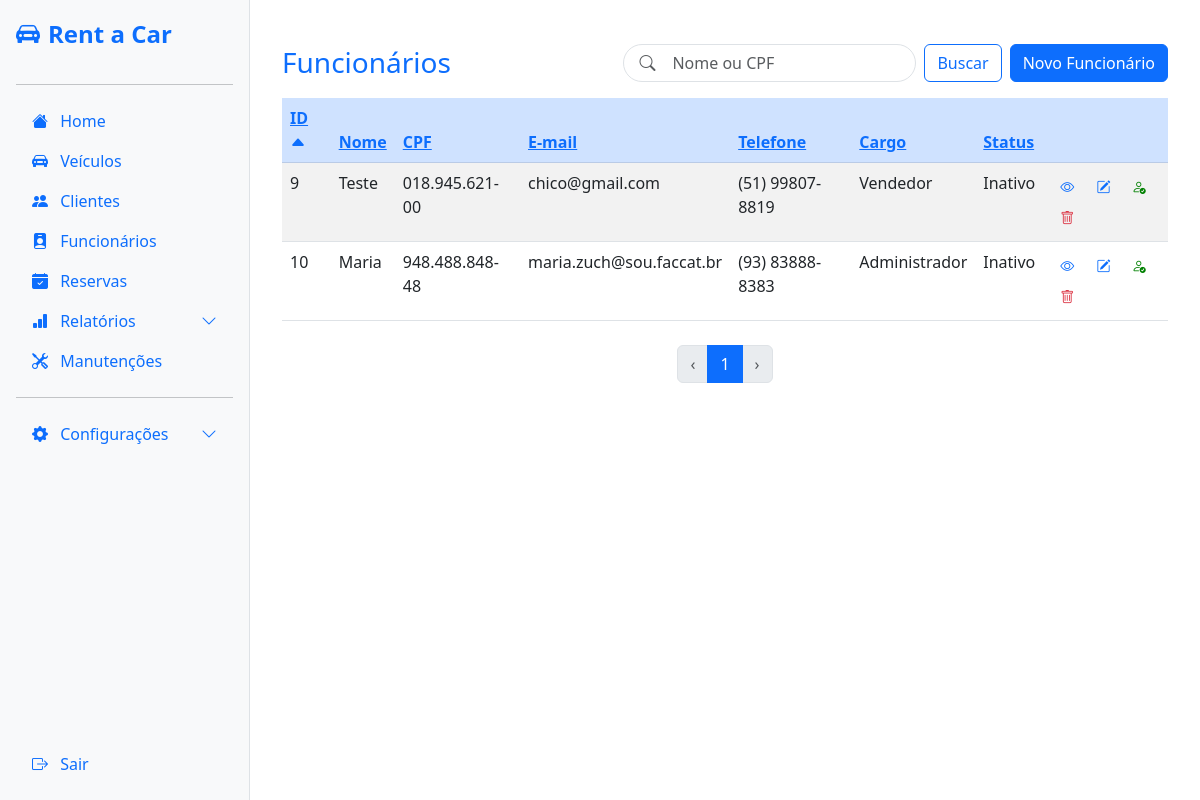
Before: /employee/ (signed in) with the older database file.
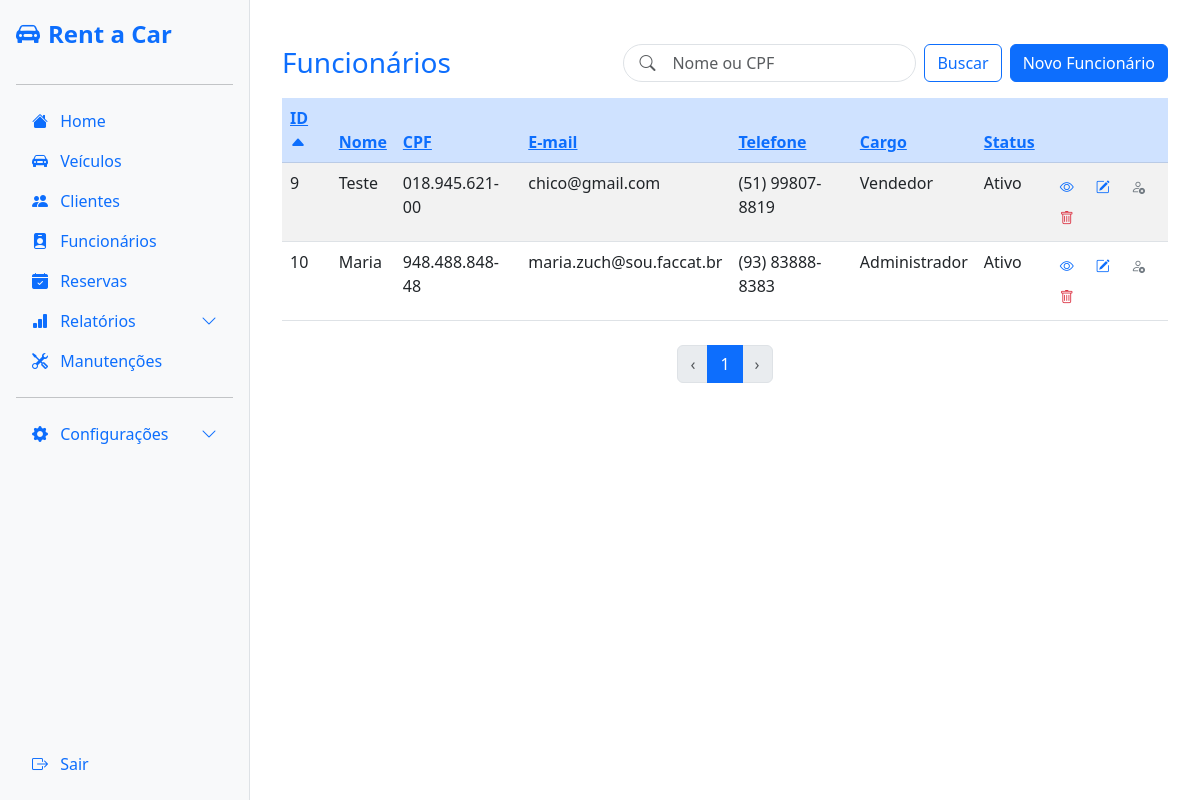
After: the same page with the newer database file.
### employee/models.py (models this page shows, shortened)
class Employee(models.Model):
    name = models.CharField(max_length=255, verbose_name="Nome")
    cpf = models.CharField(max_length=11, unique=True, verbose_name="CPF")
    email = models.EmailField(verbose_name="E-mail")
    address = models.TextField(blank=True, null=True, verbose_name="Endereço")
    phone = models.CharField(max_length=11, verbose_name="Telefone")
    active = models.BooleanField(default=True, verbose_name="Ativo")
    position = models.CharField(
        max_length=20, choices=POSITIONS_CHOICES, default='')
    class Meta:
        verbose_name = "Funcionário"
        verbose_name_plural = "Funcionários"
    @property
    def cpf_formatado(self):
        cpf = self.cpf
        return f"{cpf[:3]}.{cpf[3:6]}.{cpf[6:9]}-{cpf[9:]}"
    @property
    def phone_formatado(self):
        if len(self.phone) == 11:
            ddd = self.phone[:2]
            parte1 = self.phone[2:7]
            parte2 = self.phone[7:]
            return f"({ddd}) {parte1}-{parte2}"
        return self.phone

### employee/views.py (the view)
# urls.py: path('', views.employee_list, name='employee_list'),
@login_required
def employee_list(request):
    query = request.GET.get('q', '').strip()
    employees = Employee.objects.all()
    sort = request.GET.get('sort', 'id')
    order = request.GET.get('order', 'asc')
    if query:
        query_clean = re.sub(r'[\.\-\s]', '', query)
        employees = employees.filter(
            Q(name__icontains=query) |
            Q(cpf__icontains=query_clean)
        )
    if order == 'desc':
        sort = '-' + sort
    employees = employees.order_by(sort)
    paginator = Paginator(employees, 10)
    page_number = request.GET.get('page')
    employees = paginator.get_page(page_number)
    count = Employee.objects.count()
    return render(request, 'employees/list.html', {'employees': employees, 'query': query, 'sort': sort, 'order': order, 'total': count, 'page_range': paginator.page_range})

### employee/templates/employees/list.html (shortened to what the changed rows need)
{% extends "base/base.html" %}
{% block content %}
<div class="container mt-4">
  <table class="table table-striped">
    <thead class="table-primary">
      <tr>
        <th>
          <a href="?sort=id&order={% if sort == 'id' and order == 'asc' %}desc{% else %}asc{% endif %}&q={{ query|urlencode }}">
            ID {% if sort == 'id' %}
            <i class="bi bi-caret-{% if order == 'asc' %}up{% else %}down{% endif %}-fill"></i>
            {% endif %}
          </a>
        </th>
        <th>
          <a href="?sort=name&order={% if sort == 'name' and order == 'asc' %}desc{% else %}asc{% endif %}&q={{ query|urlencode }}">
            Nome
          </a>
        </th>
        <th>
          <a href="?sort=cpf&order={% if sort == 'cpf' and order == 'asc' %}desc{% else %}asc{% endif %}&q={{ query|urlencode }}">
            CPF
          </a>
        </th>
        <th>
          <a href="?sort=email&order={% if sort == 'email' and order == 'asc' %}desc{% else %}asc{% endif %}&q={{ query|urlencode }}">
            E-mail
          </a>
        </th>
        <th>
          <a href="?sort=phone&order={% if sort == 'phone' and order == 'asc' %}desc{% else %}asc{% endif %}&q={{ query|urlencode }}">
            Telefone
          </a>
        </th>
        <th>
          <a href="?sort=position&order={% if sort == 'position' and order == 'asc' %}desc{% else %}asc{% endif %}&q={{ query|urlencode }}">
            Cargo
          </a>
        </th>
        <th>
          <a href="?sort=active&order={% if sort == 'active' and order == 'asc' %}desc{% else %}asc{% endif %}&q={{ query|urlencode }}">
            Status
          </a>
        </th>
        <th scope="col"></th>
      </tr>
    </thead>
    <tbody>
      {% for employee in employees %}
      <tr>
        <td>{{ employee.id }}</td>
        <td>{{ employee.name|title }}</td>
        <td>{{ employee.cpf_formatado }}</td>
        <td>{{ employee.email }}</td>
        <td>{{ employee.phone_formatado }}</td>
        <td>{{ employee.get_position_display }}</td>
        <td>{% if employee.active %} Ativo {% else %} Inativo {% endif %}</td>
        <td>
          <a href="{% url 'employee_detail' employee.id %}" class="btn btn-sm" title="Visualizar">
            <i class="bi bi-eye text-primary"></i>
          </a>
          <a href="{% url 'employee_update' employee.id %}" class="btn btn-sm" title="Editar">
            <i class="bi bi-pencil-square text-primary"></i>
          </a>
          {% if employee.active %}
          <button
            type="button"
            data-bs-toggle="modal"
            data-bs-target="#toggleActiveModal{{ employee.id }}"
            class="btn btn-sm"
            title="Inativar Funcionário"
            style="border: none; background: none"
          >
            <i class="bi bi-person-x text-secondary"></i>
          </button>
          {% else %}
          <button
            type="button"
            data-bs-toggle="modal"
            data-bs-target="#toggleActiveModal{{ employee.id }}"
            class="btn btn-sm"
            title="Ativar Funcionário"
            style="border: none; background: none; color: green;"
          >
            <i class="bi bi-person-check"></i>
          </button>
          {% endif %}
          <button
            type="button"
            class="btn btn-sm"
            data-bs-toggle="modal"
            data-bs-target="#deleteModal{{ employee.id }}"
            title="Excluir"
          >
            <i class="bi bi-trash text-danger"></i>
          </button>
        </td>
      </tr>
      {% empty %}
      <tr>
        <td colspan="8" class="text-center">Nenhum funcionário encontrado.</td>
      </tr>
      {% endfor %}
    </tbody>
  </table>
</div>
{% endblock %}

Changed rows visible on the page:
changed Employee "Teste": active "Inativo" → "Ativo"
changed Employee "Maria": active "Inativo" → "Ativo"
